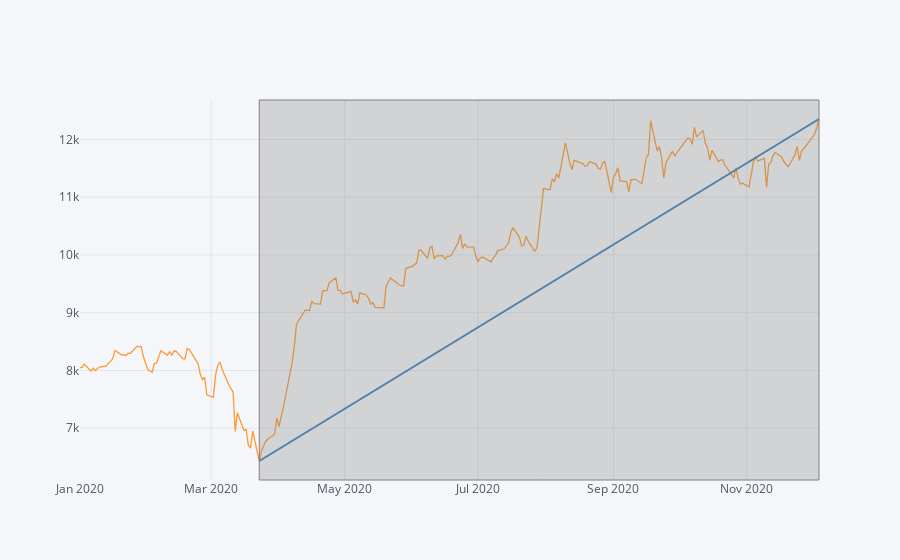

The notebook cell saved with this chart:
### Markdown cell above
## Better Performing indices in 2020 , Nifty Pharma Index

### Code cell
df_a=df['Nifty Pharma']
max_val=df_a.max()
min_val=df_a.min()
max_date=df_a[df_a==max_val].index[0].strftime('%Y-%m-%d')
min_date=df_a[df_a==min_val].index[0].strftime('%Y-%m-%d')
shape1=dict(kind='line',x0=max_date,y0=max_val,x1=min_date,y1=min_val,color='blue',width=2)
shape2=dict(kind='rect',x0=max_date,x1=min_date,fill=True,color='gray',opacity=.3)

df_a.iplot(shapes=[shape1,shape2])

### Figure 1 — Plotly figure (JSON) as saved in the notebook; plotly's stock layout.template omitted (floating-point values rounded to 4 significant figures; data arrays with more than 128 entries replaced by an {"elided": "..."} marker saying what was removed)
{"data": [{"line": {"color": "rgba(255, 153, 51, 1.0)", "dash": "solid", "shape": "linear", "width": 1.3}, "mode": "lines", "name": "Nifty Pharma", "text": "", "type": "scatter", "x": {"elided": "234 str values"}, "y": {"elided": "234 float values"}}], "layout": {"legend": {"bgcolor": "#F5F6F9", "font": {"color": "#4D5663"}}, "paper_bgcolor": "#F5F6F9", "plot_bgcolor": "#F5F6F9", "shapes": [{"line": {"color": "#3780bf", "dash": "solid", "width": 2}, "type": "line", "x0": "2020-12-04", "x1": "2020-03-23", "xref": "x", "y0": 12350.0, "y1": 6432.0, "yref": "y"}, {"fillcolor": "rgba(128, 128, 128, 0.3)", "line": {"color": "#808080", "dash": "solid", "width": 1}, "type": "rect", "x0": "2020-12-04", "x1": "2020-03-23", "xref": "x", "y0": 0, "y1": 1, "yref": "paper"}], "titlefont": {"color": "#4D5663"}, "xaxis": {"gridcolor": "#E1E5ED", "showgrid": true, "tickfont": {"color": "#4D5663"}, "title": "", "titlefont": {"color": "#4D5663"}, "zerolinecolor": "#E1E5ED"}, "yaxis": {"gridcolor": "#E1E5ED", "showgrid": true, "tickfont": {"color": "#4D5663"}, "title": "", "titlefont": {"color": "#4D5663"}, "zerolinecolor": "#E1E5ED"}}}
